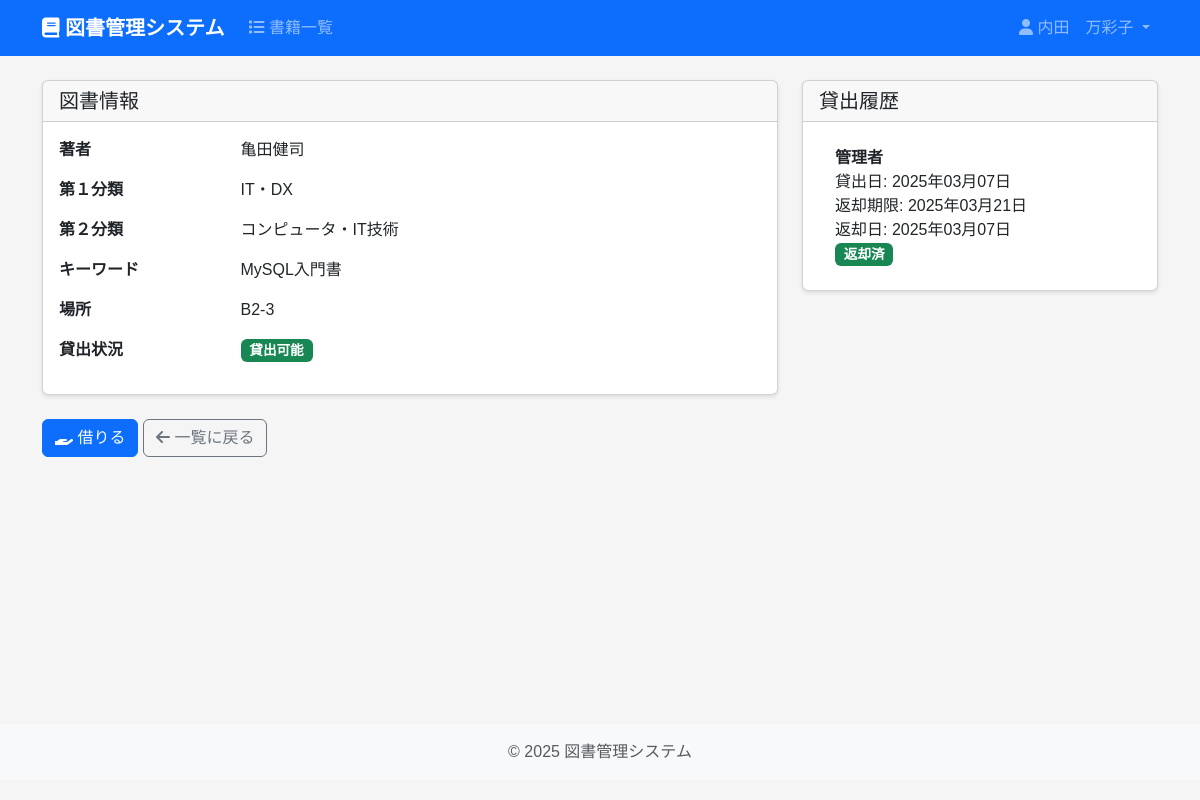
The app's page /books/book/2 (signed in) with its own data.
### models.py (models this page shows, shortened)
class User(db.Model, UserMixin):
    __tablename__ = 'users'
    id = db.Column(db.Integer, primary_key=True)
    username = db.Column(db.String(50), unique=True, nullable=False, index=True)
    password_hash = db.Column(db.String(256), nullable=False)
    name = db.Column(db.String(100), nullable=False)  # 氏名
    email = db.Column(db.String(120), unique=True, index=True)    # メールアドレス
    is_admin = db.Column(db.Boolean, default=False)   # 権限（管理者かどうか）
    created_at = db.Column(db.DateTime, default=datetime.utcnow)
    updated_at = db.Column(db.DateTime, default=datetime.utcnow, onupdate=datetime.utcnow)

class Book(db.Model):
    __tablename__ = 'books'
    id = db.Column(db.Integer, primary_key=True)  # 番号
    title = db.Column(db.String(200), nullable=False, index=True)  # 書籍名
    status = db.Column(db.String(20), default=BookStatus.AVAILABLE, index=True)  # 状態を追加
    is_available = db.Column(db.Boolean, default=True, index=True)  # 貸出可否
    author = db.Column(db.String(100), index=True)  # 著者
    category1 = db.Column(db.String(50), index=True)  # 第１分類
    category2 = db.Column(db.String(50))  # 第２分類
    keywords = db.Column(db.String(200))  # キーワード
    location = db.Column(db.String(100))  # 場所
    borrower_id = db.Column(db.Integer, db.ForeignKey('users.id'), nullable=True)  # 借りた人
    borrower = db.relationship('User', backref=db.backref('borrowed_books', lazy='dynamic'))
    created_at = db.Column(db.DateTime, default=datetime.utcnow)
    updated_at = db.Column(db.DateTime, default=datetime.utcnow, onupdate=datetime.utcnow)

class LoanHistory(db.Model):
    __tablename__ = 'loan_history'
    id = db.Column(db.Integer, primary_key=True)  # 履歴ID
    book_id = db.Column(db.Integer, db.ForeignKey('books.id'), nullable=False, index=True)
    book = db.relationship('Book', backref=db.backref('loan_history', lazy='dynamic'))
    book_title = db.Column(db.String(200), nullable=False)  # 書籍名
    borrower_id = db.Column(db.Integer, db.ForeignKey('users.id'), nullable=False, index=True)
    borrower = db.relationship('User', backref=db.backref('loan_history', lazy='dynamic'))
    loan_date = db.Column(db.DateTime, default=datetime.utcnow, index=True)  # 貸出日
    due_date = db.Column(db.DateTime, nullable=True, index=True)  # 返却期限日
    return_date = db.Column(db.DateTime, nullable=True, index=True)  # 返却日
    reminder_sent = db.Column(db.Boolean, default=False)  # 期限前リマインダー送信済み
    created_at = db.Column(db.DateTime, default=datetime.utcnow)

### routes/books.py (the view)
@books_bp.route('/book/<int:book_id>')
@login_required
def book_detail(book_id):
    book = Book.query.get_or_404(book_id)
    reservations = Reservation.query.filter_by(
        book_id=book.id,
        status='pending'
    ).order_by(Reservation.reservation_date).all()
    history = LoanHistory.query.filter_by(book_id=book.id).order_by(LoanHistory.loan_date.desc()).all()
    user_reservation = Reservation.query.filter_by(
        book_id=book.id,
        user_id=current_user.id,
        status='pending'
    ).first()
    return render_template(
        'books/detail.html',
        book=book,
        reservations=reservations,
        history=history,
        user_reservation=user_reservation
    )

### templates/books/detail.html (shortened to what this page needs)
{% extends "base.html" %}
{% block content %}
<div class="row">
    <div class="col-md-8">
        <div class="card mb-4">
            <div class="card-header">
                <h5 class="mb-0">図書情報</h5>
            </div>
            <div class="card-body">
                <div class="row mb-3">
                    <div class="col-md-3"><strong>著者</strong></div>
                    <div class="col-md-9">{{ book.author or '未設定' }}</div>
                </div>
                <div class="row mb-3">
                    <div class="col-md-3"><strong>第１分類</strong></div>
                    <div class="col-md-9">{{ book.category1 or '未設定' }}</div>
                </div>
                <div class="row mb-3">
                    <div class="col-md-3"><strong>第２分類</strong></div>
                    <div class="col-md-9">{{ book.category2 or '未設定' }}</div>
                </div>
                <div class="row mb-3">
                    <div class="col-md-3"><strong>キーワード</strong></div>
                    <div class="col-md-9">{{ book.keywords or '未設定' }}</div>
                </div>
                <div class="row mb-3">
                    <div class="col-md-3"><strong>場所</strong></div>
                    <div class="col-md-9">{{ book.location or '未設定' }}</div>
                </div>
                <div class="row mb-3">
                    <div class="col-md-3"><strong>貸出状況</strong></div>
                    <div class="col-md-9">
                        {% if book.is_available %}
                            <span class="badge bg-success">貸出可能</span>
                        {% else %}
                            <span class="badge bg-danger">貸出中</span>
                            <span>（{{ book.borrower.name }} さんが借りています）</span>
                        {% endif %}
                    </div>
                </div>
            </div>
        </div>
        <div class="mb-4">
            {% if book.is_available %}
                <form action="{{ url_for('books.borrow', book_id=book.id) }}" method="POST" class="d-inline">
                    <button type="submit" class="btn btn-primary">
                        <i class="fas fa-hand-holding"></i> 借りる
                    </button>
                </form>
            {% endif %}
            <a href="{{ url_for('books.index') }}" class="btn btn-outline-secondary">
                <i class="fas fa-arrow-left"></i> 一覧に戻る
            </a>
        </div>
    </div>
    <div class="col-md-4">
        <div class="card">
            <div class="card-header">
                <h5 class="mb-0">貸出履歴</h5>
            </div>
            <div class="card-body">
                {% if history %}
                    <ul class="list-group list-group-flush">
                    {% for h in history %}
                        <li class="list-group-item">
                            <div><strong>{{ h.borrower.name }}</strong></div>
                            <div>貸出日: {{ h.loan_date.strftime('%Y年%m月%d日') }}</div>
                            {% if h.due_date %}
                            <div>返却期限: {{ h.due_date.strftime('%Y年%m月%d日') }}</div>
                            {% endif %}
                            {% if h.return_date %}
                                <div>返却日: {{ h.return_date.strftime('%Y年%m月%d日') }}</div>
                                <span class="badge bg-success">返却済</span>
                            {% else %}
                                <span class="badge bg-warning text-dark">貸出中</span>
                                {% if h.is_overdue() %}
                                    <span class="badge bg-danger">期限超過</span>
                                {% endif %}
                            {% endif %}
                        </li>
                    {% endfor %}
                    </ul>
                {% else %}
                    <p class="text-muted">貸出履歴はありません。</p>
                {% endif %}
            </div>
        </div>
    </div>
</div>
{% endblock %}

### templates/base.html (shortened to what this page needs)
<!DOCTYPE html>
<html lang="ja">
<head>
    <link href="https://cdn.jsdelivr.net/npm/bootstrap@5.3.0/dist/css/bootstrap.min.css" rel="stylesheet">
    <link href="https://cdnjs.cloudflare.com/ajax/libs/font-awesome/6.0.0/css/all.min.css" rel="stylesheet">
    <link href="{{ url_for('static', filename='css/style.css') }}" rel="stylesheet">
</head>
<body>
    <nav class="navbar navbar-expand-lg navbar-dark bg-primary">
        <div class="container">
            <a class="navbar-brand" href="{{ url_for('books.index') }}">
                <i class="fas fa-book"></i> 図書管理システム
            </a>
            <div class="collapse navbar-collapse" id="navbarNav">
                <ul class="navbar-nav me-auto">
                    <li class="nav-item">
                        <a class="nav-link" href="{{ url_for('books.index') }}">
                            <i class="fas fa-list"></i> 書籍一覧
                        </a>
                    </li>
                </ul>
                {% if current_user.is_authenticated %}
                <ul class="navbar-nav">
                    <li class="nav-item dropdown">
                        <a class="nav-link dropdown-toggle" href="#" id="userDropdown" role="button" data-bs-toggle="dropdown">
                            <i class="fas fa-user"></i> {{ current_user.name }}
                        </a>
                    </li>
                </ul>
                {% endif %}
            </div>
        </div>
    </nav>
    <main class="container my-4">
        {% block content %}{% endblock %}
    </main>
    <footer class="footer mt-auto py-3 bg-light">
        <div class="container text-center">
            <span class="text-muted">© 2025 図書管理システム</span>
        </div>
    </footer>
</body>
</html>

### static/css/style.css (style rules this page uses)
body { font-family: 'Noto Sans JP', sans-serif; background-color: #f5f5f5; }
.navbar-brand { font-weight: bold; }
main { min-height: calc(100vh - 180px); }
footer { margin-top: 2rem; }
.card { box-shadow: 0 2px 4px rgba(0, 0, 0, 0.1); margin-bottom: 1.5rem; }
.card-header { font-weight: bold; }
.badge { font-size: 0.85rem; }

### records on screen
User: name "内田 万彩子"
Book: author "亀田健司", category1 "IT・DX", category2 "コンピュータ・IT技術", keywords "MySQL入門書", location "B2-3"
LoanHistory: borrower.name "管理者", loan_date "2025年03月07日", due_date "2025年03月21日", return_date "2025年03月07日"
